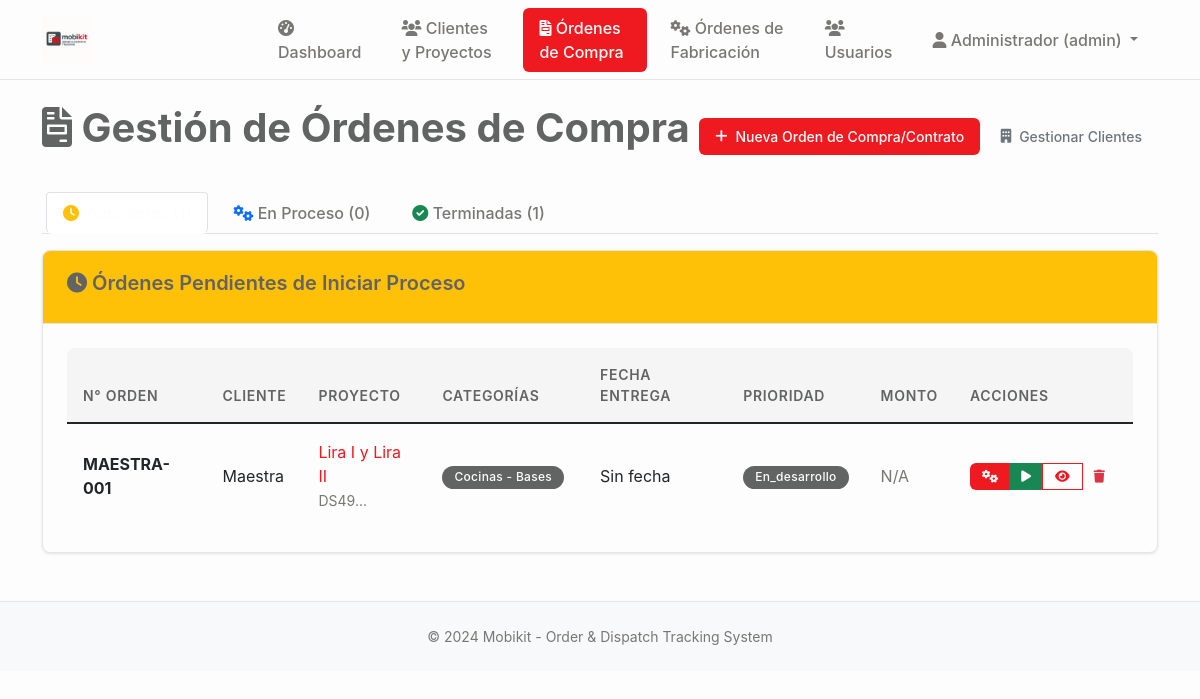
/ordenes_compra (signed in), run on an earlier commit of the app's database.
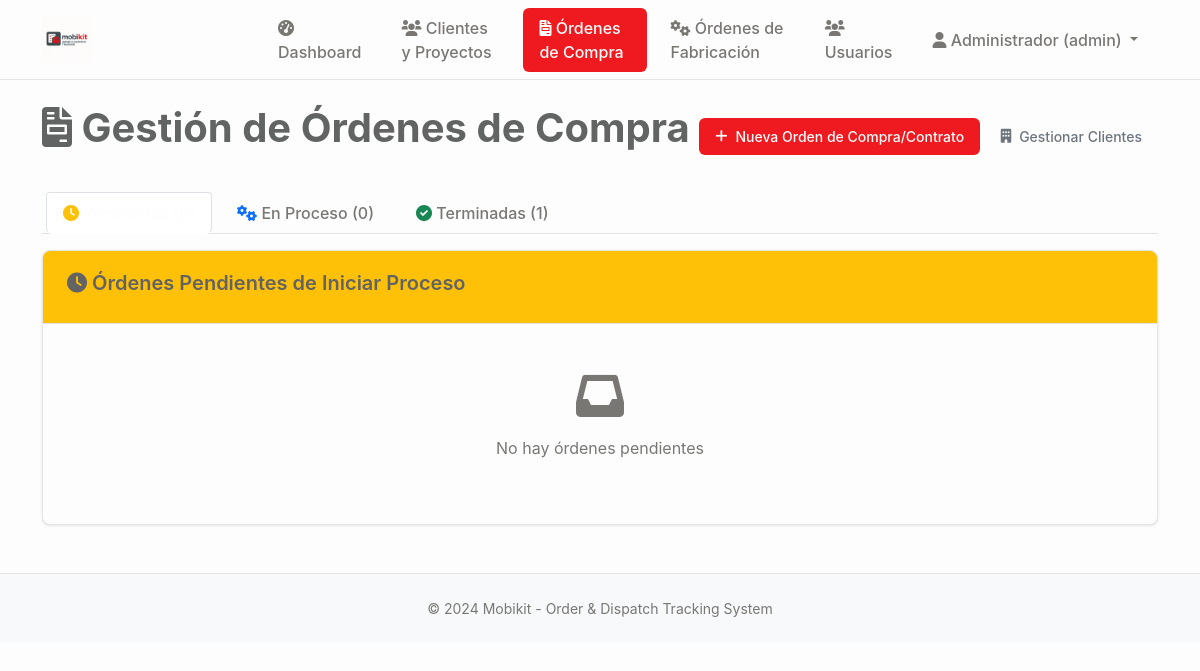
And on a later commit of the database.
### tables this page shows
CREATE TABLE proyectos (
                id INTEGER PRIMARY KEY AUTOINCREMENT,
                codigo TEXT UNIQUE NOT NULL,
                nombre TEXT NOT NULL,
                cliente_id INTEGER NOT NULL,
                descripcion TEXT,
                estado TEXT DEFAULT 'en_desarrollo' CHECK (estado IN ('en_desarrollo', 'aprobado_produccion', 'seccionado', 'enchapado', 'mecanizado', 'produccion_completa', 'embalando', 'listo_despacho', 'entregado', 'cancelado')),
                prioridad TEXT DEFAULT 'media' CHECK (prioridad IN ('baja', 'media', 'alta', 'urgente')),
                fecha_inicio DATE,
                fecha_entrega DATE,
                fecha_entrega_real DATE,
                diseñador_id INTEGER,
                supervisor_id INTEGER,
                presupuesto DECIMAL(12,2),
                costo_real DECIMAL(12,2),
                observaciones TEXT,
                created_at TIMESTAMP DEFAULT CURRENT_TIMESTAMP,
                updated_at TIMESTAMP DEFAULT CURRENT_TIMESTAMP, adjudicacion_tipo TEXT DEFAULT "orden_compra" CHECK (adjudicacion_tipo IN ("contrato", "orden_compra")), monto_neto DECIMAL(12,2), estado_proyecto TEXT DEFAULT "pendiente_presupuesto", monto_neto_provision DECIMAL(12,2), monto_neto_instalacion DECIMAL(12,2), fecha_estimada_inicio DATE,
                FOREIGN KEY (cliente_id) REFERENCES clientes (id),
                FOREIGN KEY (diseñador_id) REFERENCES usuarios (id),
                FOREIGN KEY (supervisor_id) REFERENCES usuarios (id)
            );

### main.py (the view, shortened to what this page needs)
@app.route('/ordenes_compra')
@login_required
def ordenes_compra():
    conn = sqlite3.connect('mobikit.db')
    cursor = conn.cursor()
    cursor.execute('''
        SELECT p.id, p.codigo, p.nombre, c.nombre as cliente_nombre, p.fecha_entrega,
               p.descripcion, p.estado, p.prioridad,
               julianday(p.fecha_entrega) - julianday('now') as dias_restantes
        FROM proyectos p
        LEFT JOIN clientes c ON p.cliente_id = c.id
        INNER JOIN proyecto_categorias pc ON p.id = pc.proyecto_id
        WHERE p.estado IN ('en_desarrollo')
        GROUP BY p.id, p.codigo, p.nombre, c.nombre, p.fecha_entrega,
                 p.descripcion, p.estado, p.prioridad
        ORDER BY p.fecha_entrega ASC, p.prioridad DESC
    ''')
    ordenes_pendientes_raw = cursor.fetchall()
    cursor.execute('''
        SELECT DISTINCT p.id, p.codigo, p.nombre, c.nombre as cliente_nombre, p.fecha_entrega,
               p.descripcion, p.prioridad,
               julianday(p.fecha_entrega) - julianday('now') as dias_restantes
        FROM proyectos p
        LEFT JOIN clientes c ON p.cliente_id = c.id
        INNER JOIN pedidos_seguimiento ps ON p.id = ps.proyecto_id
        INNER JOIN proyecto_categorias pc ON p.id = pc.proyecto_id
        WHERE ps.estado IN ('aprobado_produccion', 'seccionado', 'enchapado', 'mecanizado', 'produccion_completa')
        GROUP BY p.id, p.codigo, p.nombre, c.nombre, p.fecha_entrega,
                 p.descripcion, p.prioridad
        ORDER BY p.fecha_entrega ASC, p.prioridad DESC
    ''')
    ordenes_proceso_raw = cursor.fetchall()
    cursor.execute('''
        SELECT p.id, p.codigo, p.nombre, c.nombre as cliente_nombre, p.fecha_entrega,
               p.descripcion, p.prioridad, p.fecha_entrega_real
        FROM proyectos p
        LEFT JOIN clientes c ON p.cliente_id = c.id
        INNER JOIN proyecto_categorias pc ON p.id = pc.proyecto_id
        GROUP BY p.id, p.codigo, p.nombre, c.nombre, p.fecha_entrega,
                 p.descripcion, p.prioridad, p.fecha_entrega_real
        ORDER BY p.fecha_entrega_real DESC
    ''')
    ordenes_terminadas_raw = cursor.fetchall()
    def obtener_categorias_orden(proyecto_id):
        cursor.execute('''
            SELECT cat.nombre, subcat.nombre
            FROM proyecto_categorias pc
            JOIN categorias_producto cat ON pc.categoria_id = cat.id
            LEFT JOIN subcategorias_producto subcat ON pc.subcategoria_id = subcat.id
            WHERE pc.proyecto_id = ?
        ''', (proyecto_id,))
        categorias = []
        for cat_nombre, subcat_nombre in cursor.fetchall():
            categoria_texto = cat_nombre
            if subcat_nombre:
                categoria_texto += f" - {subcat_nombre}"
            categorias.append(categoria_texto)
        return categorias
    def obtener_ordenes_fabricacion(proyecto_id):
        cursor.execute('''
            SELECT ps.id, ps.codigo_pedido, ps.nombre, ps.estado, ps.fecha_entrega_estimada
            FROM pedidos_seguimiento ps
            WHERE ps.proyecto_id = ? AND ps.estado != 'entregado'
            ORDER BY ps.created_at ASC
        ''', (proyecto_id,))
        ordenes_fab = []
        for fab in cursor.fetchall():
            fab_dict = {
                'id': fab[0], 'codigo_pedido': fab[1], 'nombre': fab[2],
                'estado': fab[3], 'fecha_entrega_estimada': fab[4]
            }
            ordenes_fab.append(fab_dict)
        return ordenes_fab
    ordenes_pendientes = []
    for orden in ordenes_pendientes_raw:
        dias_restantes = None
        if orden[7] is not None:
            try:
                dias_restantes = int(float(orden[7]))
            except (ValueError, TypeError):
                dias_restantes = None
        orden_dict = {
            'id': orden[0], 'codigo': orden[1], 'nombre': orden[2], 'cliente_nombre': orden[3],
            'fecha_entrega': orden[4], 'descripcion': orden[5], 'prioridad': orden[6],
            'dias_restantes': dias_restantes,
            'categorias': obtener_categorias_orden(orden[0])
        }
        ordenes_pendientes.append(orden_dict)
    ordenes_proceso = []
    ordenes_terminadas = []
    for orden in ordenes_terminadas_raw:
        orden_dict = {
            'id': orden[0], 'codigo': orden[1], 'nombre': orden[2], 'cliente_nombre': orden[3],
            'fecha_entrega': orden[4], 'descripcion': orden[5], 'prioridad': orden[6],
            'fecha_entrega_real': orden[7]
        }
        ordenes_terminadas.append(orden_dict)
    conn.close()
    return render_template('ordenes_compra.html',
                           ordenes_pendientes=ordenes_pendientes,
                           ordenes_proceso=ordenes_proceso,
                           ordenes_terminadas=ordenes_terminadas)

### main.py (called while the page is built)
def login_required(f):
    @wraps(f)
    def decorated_function(*args, **kwargs):
        if 'user_id' not in session:
            return redirect(url_for('login'))
        return f(*args, **kwargs)
    return decorated_function

### templates/ordenes_compra.html (shortened to what the changed rows need)
{% extends "base.html" %}
{% block content %}
<div class="d-flex justify-content-between align-items-center mb-4">
    <h1><i class="fas fa-file-invoice"></i> Gestión de Órdenes de Compra</h1>
</div>
<div class="tab-content" id="ordenesTabContent">
    <div class="tab-pane fade show active" id="pendientes" role="tabpanel">
        <div class="card mt-3">
            <div class="card-body">
                {% if ordenes_pendientes %}
                <div class="table-responsive">
                    <table class="table table-hover">
                        <thead>
                            <tr>
                                <th>N° Orden</th>
                                <th>Cliente</th>
                                <th>Proyecto</th>
                                <th>Categorías</th>
                                <th>Fecha Entrega</th>
                                <th>Prioridad</th>
                                <th>Monto</th>
                                <th>Acciones</th>
                            </tr>
                        </thead>
                        <tbody>
                            {% for orden in ordenes_pendientes %}
                            <tr>
                                <td><strong>{{ orden.codigo }}</strong></td>
                                <td>{{ orden.cliente_nombre }}</td>
                                <td>
                                    <a href="{{ url_for('orden_compra_detalle', orden_id=orden.id) }}" class="text-decoration-none">
                                        {{ orden.nombre }}
                                    </a>
                                    {% if orden.descripcion %}
                                    <br><small class="text-muted">{{ orden.descripcion[:50] }}...</small>
                                    {% endif %}
                                </td>
                                <td>
                                    {% for categoria in orden.categorias %}
                                    <span class="badge bg-secondary me-1">{{ categoria }}</span>
                                    {% endfor %}
                                </td>
                                <td>
                                    {{ orden.fecha_entrega if orden.fecha_entrega else 'Sin fecha' }}
                                </td>
                                <td>
                                    <span class="badge bg-{% if orden.prioridad == 'alta' %}danger{% elif orden.prioridad == 'media' %}warning{% else %}info{% endif %}">
                                        {{ orden.prioridad|title }}
                                    </span>
                                </td>
                                <td>
                                    {% if orden.presupuesto %}
                                    ${{ "{:,.0f}".format(orden.presupuesto) }}
                                    {% else %}
                                    <span class="text-muted">N/A</span>
                                    {% endif %}
                                </td>
                                <td>
                                    <div class="btn-group">
                                        <button class="btn btn-sm btn-primary" onclick="crearOrdenFabricacion({{ orden.id }})" title="Crear Orden de Fabricación">
                                            <i class="fas fa-cogs"></i>
                                        </button>
                                        <button class="btn btn-sm btn-success" onclick="iniciarProceso({{ orden.id }})" title="Iniciar Proceso">
                                            <i class="fas fa-play"></i>
                                        </button>
                                        <a href="{{ url_for('orden_compra_detalle', orden_id=orden.id) }}" class="btn btn-sm btn-outline-primary" title="Ver detalles">
                                            <i class="fas fa-eye"></i>
                                        </a>
                                        {% if session.user_role in ['admin'] %}
                                        <button class="btn btn-sm btn-outline-danger" onclick="eliminarOrdenCompra({{ orden.id }})" title="Eliminar Orden">
                                            <i class="fas fa-trash"></i>
                                        </button>
                                        {% endif %}
                                    </div>
                                </td>
                            </tr>
                            {% endfor %}
                        </tbody>
                    </table>
                </div>
                {% else %}
                <div class="text-center py-4">
                    <i class="fas fa-inbox fa-3x text-muted mb-3"></i>
                    <p class="text-muted">No hay órdenes pendientes</p>
                </div>
                {% endif %}
            </div>
        </div>
    </div>
</div>
{% endblock %}

What changed in the data, as far as the page shows it:
no longer on this page (row edited): proyectos: codigo "MAESTRA-001", cliente_nombre "Maestra", nombre "Lira I y Lira II", descripcion "DS49", categorias "Cocinas - Bases", fecha_entrega "Sin fecha", prioridad "En_desarrollo"
Also different on the page:
text no longer shown: "N° ORDEN CLIENTE PROYECTO CATEGORÍAS FECHA ENTREGA PRIORIDAD MONTO ACCIONES"
text now shown: "No hay órdenes pendientes"
